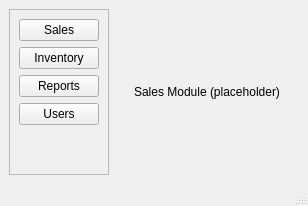
<?xml version="1.0" encoding="UTF-8"?>
<ui version="4.0">
 <class>MainWindow</class>
 <widget class="QMainWindow" name="MainWindow">
  <property name="windowTitle">
   <string>Hypermarket Management System</string>
  </property>
  <widget class="QWidget" name="centralwidget">
   <layout class="QHBoxLayout" name="horizontalLayout">
    <item>
     <widget class="QFrame" name="sidebar">
      <property name="frameShape">
       <enum>QFrame::StyledPanel</enum>
      </property>
      <property name="frameShadow">
       <enum>QFrame::Raised</enum>
      </property>
      <layout class="QVBoxLayout" name="verticalLayout_sidebar">
       <item>
        <widget class="QPushButton" name="btnSales">
         <property name="text">
          <string>Sales</string>
         </property>
        </widget>
       </item>
       <item>
        <widget class="QPushButton" name="btnInventory">
         <property name="text">
          <string>Inventory</string>
         </property>
        </widget>
       </item>
       <item>
        <widget class="QPushButton" name="btnReports">
         <property name="text">
          <string>Reports</string>
         </property>
        </widget>
       </item>
       <item>
        <widget class="QPushButton" name="btnUsers">
         <property name="text">
          <string>Users</string>
         </property>
        </widget>
       </item>
       <item>
        <spacer name="verticalSpacer_sidebar">
         <property name="orientation">
          <enum>Qt::Vertical</enum>
         </property>
         <property name="sizeHint" stdset="0">
          <size>
           <width>20</width>
           <height>40</height>
          </size>
         </property>
        </spacer>
       </item>
      </layout>
     </widget>
    </item>
    <item>
     <widget class="QStackedWidget" name="stackedWidget">
      <property name="currentIndex">
       <number>0</number>
      </property>
      <widget class="QWidget" name="pageSales">
       <layout class="QVBoxLayout" name="verticalLayout_sales">
        <item>
         <widget class="QLabel" name="lblSales">
          <property name="text">
           <string>Sales Module (placeholder)</string>
          </property>
          <property name="alignment">
           <set>Qt::AlignCenter</set>
          </property>
         </widget>
        </item>
       </layout>
      </widget>
      <widget class="QWidget" name="pageInventory">
       <layout class="QVBoxLayout" name="verticalLayout_inventory">
        <item>
         <widget class="QLabel" name="lblInventory">
          <property name="text">
           <string>Inventory Module (placeholder)</string>
          </property>
          <property name="alignment">
           <set>Qt::AlignCenter</set>
          </property>
         </widget>
        </item>
       </layout>
      </widget>
      <widget class="QWidget" name="pageReports">
       <layout class="QVBoxLayout" name="verticalLayout_reports">
        <item>
         <widget class="QLabel" name="lblReports">
          <property name="text">
           <string>Reports Module (placeholder)</string>
          </property>
          <property name="alignment">
           <set>Qt::AlignCenter</set>
          </property>
         </widget>
        </item>
       </layout>
      </widget>
      <widget class="QWidget" name="pageUsers">
       <layout class="QVBoxLayout" name="verticalLayout_users">
        <item>
         <widget class="QLabel" name="lblUsers">
          <property name="text">
           <string>Users Module (placeholder)</string>
          </property>
          <property name="alignment">
           <set>Qt::AlignCenter</set>
          </property>
         </widget>
        </item>
       </layout>
      </widget>
     </widget>
    </item>
   </layout>
  </widget>
  <widget class="QMenuBar" name="menubar">
   <property name="geometry">
    <rect>
     <x>0</x>
     <y>0</y>
     <width>800</width>
     <height>22</height>
    </rect>
   </property>
  </widget>
  <widget class="QStatusBar" name="statusbar"/>
 </widget>
 <resources/>
 <connections/>
</ui>
